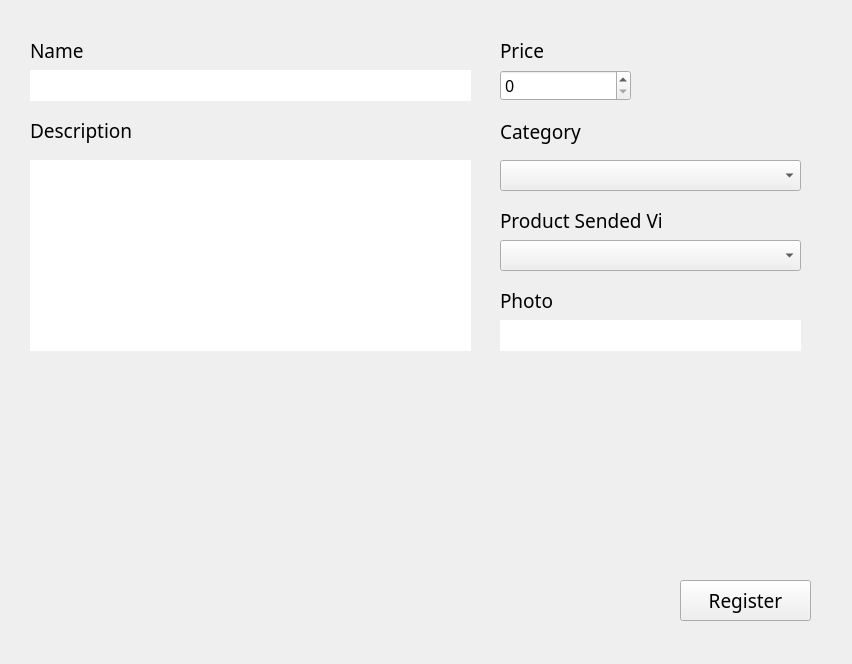
   <widget class="QWidget" name="ProductRegisterPage">
    <widget class="QLabel" name="RegisterProduct_DescriptionLabel">
     <property name="geometry">
      <rect>
       <x>30</x>
       <y>110</y>
       <width>161</width>
       <height>41</height>
      </rect>
     </property>
     <property name="font">
      <font>
       <family>Source Sans Pro</family>
       <pointsize>14</pointsize>
       <weight>50</weight>
       <bold>false</bold>
      </font>
     </property>
     <property name="text">
      <string>Description</string>
     </property>
    </widget>
    <widget class="QLineEdit" name="RegisterProduct_PhotoInput">
     <property name="geometry">
      <rect>
       <x>500</x>
       <y>320</y>
       <width>301</width>
       <height>31</height>
      </rect>
     </property>
     <property name="font">
      <font>
       <family>Source Sans Pro</family>
       <pointsize>14</pointsize>
      </font>
     </property>
     <property name="frame">
      <bool>false</bool>
     </property>
    </widget>
    <widget class="QPlainTextEdit" name="RegisterProduct_DescriptionInput">
     <property name="geometry">
      <rect>
       <x>30</x>
       <y>160</y>
       <width>441</width>
       <height>191</height>
      </rect>
     </property>
     <property name="font">
      <font>
       <family>Source Sans Pro</family>
       <pointsize>12</pointsize>
      </font>
     </property>
     <property name="frameShape">
      <enum>QFrame::NoFrame</enum>
     </property>
    </widget>
    <widget class="QLabel" name="RegisterProduct_ViaLabel">
     <property name="geometry">
      <rect>
       <x>500</x>
       <y>200</y>
       <width>161</width>
       <height>41</height>
      </rect>
     </property>
     <property name="font">
      <font>
       <family>Source Sans Pro</family>
       <pointsize>14</pointsize>
       <weight>50</weight>
       <bold>false</bold>
      </font>
     </property>
     <property name="text">
      <string>Product Sended Via</string>
     </property>
    </widget>
    <widget class="QLineEdit" name="RegisterProduct_NameInput">
     <property name="geometry">
      <rect>
       <x>30</x>
       <y>70</y>
       <width>441</width>
       <height>31</height>
      </rect>
     </property>
     <property name="font">
      <font>
       <family>Source Sans Pro</family>
       <pointsize>14</pointsize>
      </font>
     </property>
     <property name="frame">
      <bool>false</bool>
     </property>
    </widget>
    <widget class="QLabel" name="RegisterProduct_NameLabel">
     <property name="geometry">
      <rect>
       <x>30</x>
       <y>30</y>
       <width>161</width>
       <height>41</height>
      </rect>
     </property>
     <property name="font">
      <font>
       <family>Source Sans Pro</family>
       <pointsize>14</pointsize>
       <weight>50</weight>
       <bold>false</bold>
      </font>
     </property>
     <property name="text">
      <string>Name</string>
     </property>
    </widget>
    <widget class="QLabel" name="RegisterProduct_PhotoLabel">
     <property name="geometry">
      <rect>
       <x>500</x>
       <y>280</y>
       <width>161</width>
       <height>41</height>
      </rect>
     </property>
     <property name="font">
      <font>
       <family>Source Sans Pro</family>
       <pointsize>14</pointsize>
       <weight>50</weight>
       <bold>false</bold>
      </font>
     </property>
     <property name="text">
      <string>Photo</string>
     </property>
    </widget>
    <widget class="QLabel" name="RegisterProduct_PriceLabel">
     <property name="geometry">
      <rect>
       <x>500</x>
       <y>30</y>
       <width>161</width>
       <height>41</height>
      </rect>
     </property>
     <property name="font">
      <font>
       <family>Source Sans Pro</family>
       <pointsize>14</pointsize>
       <weight>50</weight>
       <bold>false</bold>
      </font>
     </property>
     <property name="text">
      <string>Price</string>
     </property>
    </widget>
    <widget class="QPushButton" name="RegisterProduct_RegisterButton">
     <property name="geometry">
      <rect>
       <x>680</x>
       <y>580</y>
       <width>131</width>
       <height>41</height>
      </rect>
     </property>
     <property name="font">
      <font>
       <family>Coolvetica Rg</family>
       <pointsize>14</pointsize>
      </font>
     </property>
     <property name="text">
      <string>Register</string>
     </property>
     <property name="flat">
      <bool>false</bool>
     </property>
    </widget>
    <widget class="QLabel" name="RegisterProduct_Background">
     <property name="geometry">
      <rect>
       <x>0</x>
       <y>0</y>
       <width>843</width>
       <height>655</height>
      </rect>
     </property>
     <property name="text">
      <string/>
     </property>
    </widget>
    <widget class="QComboBox" name="RegisterProduct_CategoryInput">
     <property name="geometry">
      <rect>
       <x>500</x>
       <y>160</y>
       <width>301</width>
       <height>31</height>
      </rect>
     </property>
     <property name="font">
      <font>
       <family>Source Sans Pro</family>
       <pointsize>12</pointsize>
      </font>
     </property>
    </widget>
    <widget class="QComboBox" name="RegisterProduct_ViaInput">
     <property name="geometry">
      <rect>
       <x>500</x>
       <y>240</y>
       <width>301</width>
       <height>31</height>
      </rect>
     </property>
     <property name="font">
      <font>
       <family>Source Sans Pro</family>
       <pointsize>12</pointsize>
      </font>
     </property>
    </widget>
    <widget class="QLabel" name="RegisterProduct_CategoryLabel">
     <property name="geometry">
      <rect>
       <x>500</x>
       <y>111</y>
       <width>161</width>
       <height>41</height>
      </rect>
     </property>
     <property name="font">
      <font>
       <family>Source Sans Pro</family>
       <pointsize>14</pointsize>
       <weight>50</weight>
       <bold>false</bold>
      </font>
     </property>
     <property name="text">
      <string>Category</string>
     </property>
    </widget>
    <widget class="QSpinBox" name="RegisterProduct_PriceInput">
     <property name="geometry">
      <rect>
       <x>500</x>
       <y>70</y>
       <width>131</width>
       <height>31</height>
      </rect>
     </property>
     <property name="font">
      <font>
       <family>Source Sans Pro</family>
       <pointsize>12</pointsize>
      </font>
     </property>
     <property name="maximum">
      <number>999</number>
     </property>
    </widget>
    <zorder>RegisterProduct_Background</zorder>
    <zorder>RegisterProduct_DescriptionLabel</zorder>
    <zorder>RegisterProduct_PhotoInput</zorder>
    <zorder>RegisterProduct_DescriptionInput</zorder>
    <zorder>RegisterProduct_ViaLabel</zorder>
    <zorder>RegisterProduct_NameInput</zorder>
    <zorder>RegisterProduct_NameLabel</zorder>
    <zorder>RegisterProduct_PhotoLabel</zorder>
    <zorder>RegisterProduct_PriceLabel</zorder>
    <zorder>RegisterProduct_RegisterButton</zorder>
    <zorder>RegisterProduct_CategoryInput</zorder>
    <zorder>RegisterProduct_ViaInput</zorder>
    <zorder>RegisterProduct_CategoryLabel</zorder>
    <zorder>RegisterProduct_PriceInput</zorder>
   </widget>
